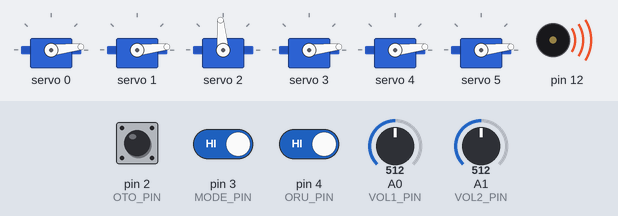
A sketch run on a simulated Arduino Uno, built with avr-gcc and run on an emulated ATmega328P. On the bench: 6 × servo, buzzer (waves = sounding). The test bench sets the inputs (shaded band); at power-on: pin 3 (MODE_PIN) HIGH, pin 4 (ORU_PIN) HIGH, pin 2 (OTO_PIN) HIGH, A0 (VOL1_PIN) = 512, A1 (VOL2_PIN) = 512. What the sketch prints to the serial monitor is not drawn.

Above: at 1.2 s.
1.3 s: pin 3 (MODE_PIN) driven LOW and pin 4 (ORU_PIN) driven LOW
At 3.5 s:
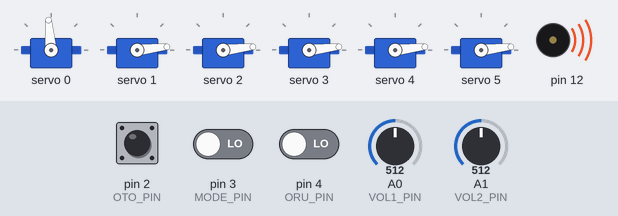
13.7 s: pin 3 (MODE_PIN) driven HIGH
At 20.0 s:
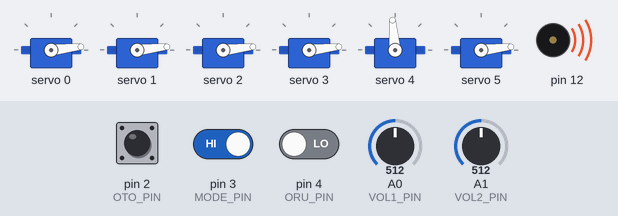
26.1 s: pin 4 (ORU_PIN) driven HIGH
38.5 s: pin 4 (ORU_PIN) driven LOW
50.9 s: pin 3 (MODE_PIN) driven LOW
At 65.3 s:
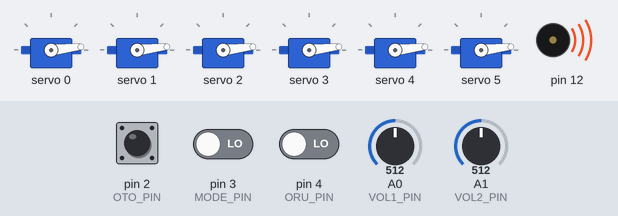
Timing chart, 0 to 65.9 s (numbered marks = the images above; inputs shaded):
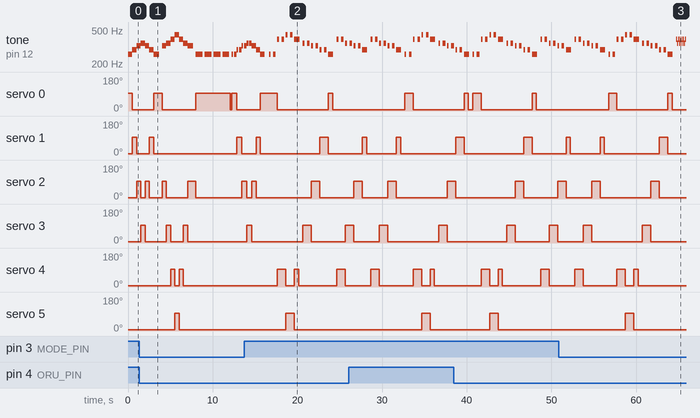

Measured:
- after the input at 13.7 s, servo 4: goes 95° 1.0 s, 6° 1.0 s, 95° 0.50 s, 6° 4.5 s, 95° 1.0 s, then 6°, starting after 4.0 s; servo 5: 6° → 95° after 5.0 s, → 6° 1.0 s later
- after the input at 50.9 s, servo 0: goes on until 64.3 s, then stays 6°
- by itself, servo 3: alternates 95° for 1.0 s and 6° for 6.0 s
- by itself, tone on pin 12: plays 329 Hz for 0.30 s, 293 Hz for 0.60 s, 392 Hz for 0.20 s, 392 Hz for 0.30 s, 349 Hz for 0.20 s, 349 Hz for 0.30 s … (34 notes in this stretch)

The sketch:

piano.ino
```cpp
#include <PCA9685.h>
#include<Wire.h>

PCA9685 pwm = PCA9685(0x40);

#define SERVOMIN 150
#define SERVOMAX 600

void servo_write(int ch,int ang)
{
  ang=map(ang,0,180,SERVOMIN,SERVOMAX);
  pwm.setPWM(ch,0,ang);
  return(0);
}

/*
int kaeru()//カエルの歌
{
  Serial.print("カエルの歌");
  int ORU_PIN=4;
  int kaeru_kirakira;
  int mode_val;
  const byte MODE_PIN=3;
  pinMode(MODE_PIN,INPUT_PULLUP);
  int song_val;
  const byte SONG_PIN=2;
  pinMode(SONG_PIN,INPUT_PULLUP);
  pinMode(ORU_PIN,INPUT_PULLUP);
  kaeru_kirakira=digitalRead(ORU_PIN);

  servo_write(0,90);tone(12,261);//ド
  delay(500);
  servo_write(0,0);
  servo_write(1,90);tone(12,293);//レ
  delay(500);
  servo_write(1,0);
  servo_write(2,90);tone(12,329);//ミ
  delay(500);
  servo_write(2,0);
  servo_write(3,90);tone(12,349);//ファ
  delay(500);
  servo_write(3,0);
  servo_write(2,90);tone(12,329);//ミ
  delay(500);
  servo_write(2,0);
  servo_write(1,90);tone(12,293);//レ
  delay(500);
  servo_write(1,0);
  servo_write(0,90);tone(12,261,700);//ド
  delay(1000);
  servo_write(0,0);

  mode_val=digitalRead(MODE_PIN);
  song_val=digitalRead(SONG_PIN);

 // if(song_val==0)
   //   kirakira();

  if(mode_val==0)
  {
    oniki();
    return 0;
  }

  servo_write(2,90);tone(12,329);//ミ
  delay(500);
  servo_write(2,0);
  servo_write(3,90);tone(12,349);//ファ
  delay(500);
  servo_write(3,0);
  servo_write(4,90);tone(12,392);//ソ
  delay(500);
  servo_write(4,0);
  servo_write(5,90);tone(12,440);//ラ
  delay(500);
  servo_write(5,0);
  servo_write(4,90);tone(12,392);//ソ
  delay(500);
  servo_write(4,0);
  servo_write(3,90);tone(12,349);//ファ
  delay(500);
  servo_write(3,0);
  servo_write(2,90);tone(12,329,700);//ミ
  delay(1000);
  servo_write(2,0);

  mode_val=digitalRead(MODE_PIN);
  song_val=digitalRead(SONG_PIN);

//  if(song_val==0)
  //    kirakira();

  if(mode_val==0)
  {
    oniki();
    return 0;
  }

  servo_write(0,90);tone(12,261,800);;//ド
  delay(900);
  //servo_write(0,0);
  delay(150);
  servo_write(0,90);tone(12,261,800);//ド
  delay(900);
  //servo_write(0,0);
  delay(150);
  servo_write(0,90);tone(12,261,800);//ド
  delay(900);
  //servo_write(0,0);
  delay(150);
  servo_write(0,90);tone(12,261,800);//ド
  delay(900);
  servo_write(0,0);
  delay(150);

  mode_val=digitalRead(MODE_PIN);
  song_val=digitalRead(SONG_PIN);

 // if(song_val==0)
    //  kirakira();

  if(mode_val==0)
  {
    oniki();
    return 0;
  }

  servo_write(0,90);tone(12,261,200);//ド
  delay(300);
  //servo_write(0,0);
  servo_write(0,90);tone(12,261,300);//ド
  delay(300);
  servo_write(0,0);
  servo_write(1,90);tone(12,293,200);;//レ
  delay(300);
  //servo_write(1,0);
  servo_write(1,90);tone(12,293,300);//レ
  delay(300);
  servo_write(1,0);
  servo_write(2,90);tone(12,329,200);//ミ
  delay(300);
  //servo_write(2,0);
  servo_write(2,90);tone(12,329,300);//ミ
  delay(300);
  servo_write(2,0);
  servo_write(3,90);tone(12,349,200);//ファ
  delay(300);
  //servo_write(3,0);
  servo_write(3,90);tone(12,349,300);//ファ
  delay(300);
  servo_write(3,0);
  servo_write(2,90);tone(12,329,500);//ミ
  delay(500);
  servo_write(2,0);
  servo_write(1,90);tone(12,293,500);//レ
  delay(500);
  servo_write(1,0);
  servo_write(0,90);tone(12,261,500);//ド
  delay(1000);
  servo_write(0,0);

  mode_val=digitalRead(MODE_PIN);
  song_val=digitalRead(SONG_PIN);

//  if(song_val==0)
  //    kirakira();

  if(mode_val==0)
  {
    oniki();
    return 0;
  }

}

int kirakira()//きらきら星
{
  Serial.print("きらきら");
  int ORU_PIN=4;
  int kaeru_kirakira;
  int mode_val;
  const byte MODE_PIN=3;
  pinMode(MODE_PIN,INPUT_PULLUP);
  int song_val;
  const byte SONG_PIN=2;
  pinMode(SONG_PIN,INPUT_PULLUP);
  pinMode(ORU_PIN,INPUT_PULLUP);
  kaeru_kirakira=digitalRead(ORU_PIN);

  servo_write(0,90);tone(12,261,200);//ド
  delay(500);
  //servo_write(0,0);
  servo_write(0,90);tone(12,261,300);//ド
  delay(500);
  servo_write(0,0);
  servo_write(4,90);tone(12,392,200);//ソ
  delay(500);
  //servo_write(4,0);
  servo_write(4,90);tone(12,392,300);//ソ
  delay(500);
  servo_write(4,0);
  servo_write(5,90);tone(12,440,200);//ラ
  delay(500);
  //servo_write(5,0);
   servo_write(5,90);tone(12,440,300);//ラ
  delay(500);
  servo_write(5,0);
  servo_write(4,90);tone(12,392,600);//ソ
  delay(500);
  servo_write(4,0);
  delay(500);

  mode_val=digitalRead(MODE_PIN);
  song_val=digitalRead(SONG_PIN);

//  if(song_val==1)
//      kaeru();

  if(mode_val==0)
  {
    oniki();
    return 0;
  }

  servo_write(3,90);tone(12,349,200);//ファ
  delay(500);
  //servo_write(3,0);
  servo_write(3,90);tone(12,349,300);//ファ
  delay(500);
  servo_write(3,0);
  servo_write(2,90);tone(12,329,200);//ミ
  delay(500);
  //servo_write(2,0);
  servo_write(2,90);tone(12,329,300);//ミ
  delay(500);
  servo_write(2,0);
  servo_write(1,90);tone(12,293,200);//レ
  delay(500);
  //servo_write(1,0);
  servo_write(1,90);tone(12,293,300);//レ
  delay(500);
  servo_write(1,0);
  servo_write(0,90);tone(12,261,600);//ド
  delay(500);
  servo_write(0,0);
  delay(500);

  mode_val=digitalRead(MODE_PIN);
  song_val=digitalRead(SONG_PIN);

 // if(song_val==1)
   //   kaeru();

  if(mode_val==0)
  {
    oniki();
    return 0;
  }

  servo_write(4,90);tone(12,392,200);//ソ
  delay(500);
  //servo_write(4,0);
  servo_write(4,90);tone(12,392,300);//ソ
  delay(500);
  servo_write(4,0);
  servo_write(3,90);tone(12,349,200);//ファ
  delay(500);
  //servo_write(3,0);
  servo_write(3,90);tone(12,349,300);//ファ
  delay(500);
  servo_write(3,0);
  servo_write(2,90);tone(12,329,200);//ミ
  delay(500);
  //servo_write(2,0);
  servo_write(2,90);tone(12,329,300);//ミ
  delay(500);
  servo_write(2,0);
  servo_write(1,90);tone(12,293,600);//レ
  delay(500);
  servo_write(1,0);
  delay(500);

  mode_val=digitalRead(MODE_PIN);
  song_val=digitalRead(SONG_PIN);

//  if(song_val==1)
  //    kaeru();

  if(mode_val==0)
  {
    oniki();
    return 0;
  }

  servo_write(4,90);tone(12,392,200);//ソ
  delay(500);
  //servo_write(4,0);
  servo_write(4,90);tone(12,392,300);//ソ
  delay(500);
  servo_write(4,0);
  servo_write(3,90);tone(12,349,200);//ファ
  delay(500);
  //servo_write(3,0);
  servo_write(3,90);tone(12,349,300);//ファ
  delay(500);
  servo_write(3,0);
  servo_write(2,90);tone(12,329,200);//ミ
  delay(500);
  //servo_write(2,0);
  servo_write(2,90);tone(12,329,300);//ミ
  delay(500);
  servo_write(2,0);
  servo_write(1,90);tone(12,293,600);//レ
  delay(500);
  servo_write(1,0);
  delay(500);

  mode_val=digitalRead(MODE_PIN);
  song_val=digitalRead(SONG_PIN);

//  if(song_val==1)
  //    kaeru();

  if(mode_val==0)
  {
    oniki();
    return 0;
  }

   servo_write(0,90);tone(12,261,200);//ド
  delay(500);
  //servo_write(0,0);
  servo_write(0,90);tone(12,261,300);//ド
  delay(500);
  servo_write(0,0);
  servo_write(4,90);tone(12,392,200);//ソ
  delay(500);
  //servo_write(4,0);
  servo_write(4,90);tone(12,392,300);//ソ
  delay(500);
  servo_write(4,0);
  servo_write(5,90);tone(12,440,200);//ラ
  delay(500);
  //servo_write(5,0);
   servo_write(5,90);tone(12,440,300);//ラ
  delay(500);
  servo_write(5,0);
  servo_write(4,90);tone(12,392,600);//ソ
  delay(500);
  servo_write(4,0);
  delay(500);

  mode_val=digitalRead(MODE_PIN);
  song_val=digitalRead(SONG_PIN);

//  if(song_val==1)
  //    kaeru();

  if(mode_val==0)
  {
    oniki();
    return 0;
  }

  servo_write(3,90);tone(12,349,200);//ファ
  delay(500);
  //servo_write(3,0);
  servo_write(3,90);tone(12,349,300);//ファ
  delay(500);
  servo_write(3,0);
  servo_write(2,90);tone(12,329,200);//ミ
  delay(500);
  //servo_write(2,0);
  servo_write(2,90);tone(12,329,300);//ミ
  delay(500);
  servo_write(2,0);
  servo_write(1,90);tone(12,293,200);//レ
  delay(500);
  //servo_write(1,0);
  servo_write(1,90);tone(12,293,300);//レ
  delay(500);
  servo_write(1,0);
  servo_write(0,90);tone(12,261,600);//ド
  delay(500);
  servo_write(0,0);
  delay(500);

  mode_val=digitalRead(MODE_PIN);
  song_val=digitalRead(SONG_PIN);

 // if(song_val==1)
   //   kaeru();

  if(mode_val==0)
  {
    oniki();
    return 0;
  }

}
*/

int oniki(){
  Serial.println("piano");
  int OTO_PIN=2;
  int low_high;
  pinMode(OTO_PIN,INPUT_PULLUP);
  low_high=digitalRead(OTO_PIN);

  Serial.println(low_high);
  if(low_high==1){
    Serial.println("high");
    int value1;
    float volt1;
    int value2;
    float volt2;
    const int VOL1_PIN = A0;
    const int VOL2_PIN = A1;
    #define BEATTIME 250

    value1 = analogRead( VOL1_PIN );
    volt1 = value1 * 5.0 / 1023.0;

    value2 = analogRead( VOL2_PIN );
    volt2 = value2 * 5.0 / 1023.0;

    Serial.print( "Value1: " );
    Serial.print( value1 );
    Serial.print( "  Volt1: " );
    Serial.println( volt1 );

   Serial.print( "Value2: " );
    Serial.print( value2 );
    Serial.print( "  Volt2: " );
    Serial.println( volt2 );

    if(volt1<0.5){
    tone(12,523,BEATTIME);//ソ
      delay(100);
      }
    else{
      if(volt1<1){
        tone(12,493,BEATTIME);//ラ
        delay(100);
      }
      else{
        if(volt1<2){
          tone(12,440,BEATTIME);//シ
          delay(100);
        }
        else{
          if(volt1<2.8){
             tone(12,391,BEATTIME);//ド
             delay(100);
          }
          else{
            delay(100);
          }
        }
      }
    }
      if(volt2<0.5){
    tone(12,261,BEATTIME);//ド
      delay(100);
      }

    else{
      if(volt2<1){
        tone(12,293,BEATTIME);//レ
        delay(100);
      }
      else{
        if(volt2<2){
          tone(12,329,BEATTIME);//ミ
          delay(100);
        }
        else{
          if(volt2<2.8){
             tone(12,349,BEATTIME);//ファ
             delay(100);
          }
          else{
            delay(100);
          }
        }
      }
    }
  }
  if(low_high==0){
    Serial.println("low");
    int value1;
    float volt1;
    int value2;
    float volt2;
    const int VOL1_PIN = A0;
    const int VOL2_PIN = A1;
    #define BEATTIME 250


    value1 = analogRead( VOL1_PIN );
    volt1 = value1 * 5.0 / 1023.0;

    value2 = analogRead( VOL2_PIN );
    volt2 = value2 * 5.0 / 1023.0;

    Serial.print( "Value1: " );
    Serial.print( value1 );
    Serial.print( "  Volt1: " );
    Serial.println( volt1 );

   Serial.print( "Value2: " );
    Serial.print( value2 );
    Serial.print( "  Volt2: " );
    Serial.println( volt2 );

    if(volt1<0.5){
    tone(12,1046,BEATTIME);//ソ
      delay(100);
      }
    else{
      if(volt1<1){
        tone(12,987,BEATTIME);//ラ
        delay(100);
      }
      else{
        if(volt1<2){
          tone(12,880,BEATTIME);//シ
          delay(100);
        }
        else{
          if(volt1<2.8){
             tone(12,783,BEATTIME);//ド
             delay(100);
          }
          else{
            delay(100);
          }
        }
      }
    }
      if(volt2<0.5){
    tone(12,523,BEATTIME);//ド
      delay(100);
      }

    else{
      if(volt2<1){
        tone(12,587,BEATTIME);//レ
        delay(100);
      }
      else{
        if(volt2<2){
          tone(12,659,BEATTIME);//ミ
          delay(100);
        }
        else{
          if(volt2<2.8){
             tone(12,698,BEATTIME);//ファ
             delay(100);
          }
          else{
            delay(100);
          }
        }
      }
    }
  }
  return(0);
}


int oru(){
  Serial.println("oru");
  int ORU_PIN=4;
  int kaeru_kirakira;
  int mode_val;
  const byte MODE_PIN=3;
  pinMode(MODE_PIN,INPUT_PULLUP);
  int song_val;
  const byte SONG_PIN=2;
  pinMode(SONG_PIN,INPUT_PULLUP);
  pinMode(ORU_PIN,INPUT_PULLUP);
  kaeru_kirakira=digitalRead(ORU_PIN);

  if(kaeru_kirakira==1){
    Serial.print("カエルの歌");

  servo_write(0,90);tone(12,261);//ド
  delay(500);
  servo_write(0,0);
  servo_write(1,90);tone(12,293);//レ
  delay(500);
  servo_write(1,0);
  servo_write(2,90);tone(12,329);//ミ
  delay(500);
  servo_write(2,0);
  servo_write(3,90);tone(12,349);//ファ
  delay(500);
  servo_write(3,0);
  servo_write(2,90);tone(12,329);//ミ
  delay(500);
  servo_write(2,0);
  servo_write(1,90);tone(12,293);//レ
  delay(500);
  servo_write(1,0);
  servo_write(0,90);tone(12,261,700);//ド
  delay(1000);
  servo_write(0,0);
  /*
  mode_val=digitalRead(MODE_PIN);
  song_val=digitalRead(SONG_PIN);

 // if(song_val==0)
   //   kirakira();

  if(mode_val==0)
  {
    oniki();
    return 0;
  }
  */
  servo_write(2,90);tone(12,329);//ミ
  delay(500);
  servo_write(2,0);
  servo_write(3,90);tone(12,349);//ファ
  delay(500);
  servo_write(3,0);
  servo_write(4,90);tone(12,392);//ソ
  delay(500);
  servo_write(4,0);
  servo_write(5,90);tone(12,440);//ラ
  delay(500);
  servo_write(5,0);
  servo_write(4,90);tone(12,392);//ソ
  delay(500);
  servo_write(4,0);
  servo_write(3,90);tone(12,349);//ファ
  delay(500);
  servo_write(3,0);
  servo_write(2,90);tone(12,329,700);//ミ
  delay(1000);
  servo_write(2,0);
  /*
  mode_val=digitalRead(MODE_PIN);
  song_val=digitalRead(SONG_PIN);

 // if(song_val==0)
   //   kirakira();

  if(mode_val==0)
  {
    oniki();
    return 0;
  }
  */
  servo_write(0,90);tone(12,261,800);;//ド
  delay(900);
  //servo_write(0,0);
  delay(150);
  servo_write(0,90);tone(12,261,800);//ド
  delay(900);
  //servo_write(0,0);
  delay(150);
  servo_write(0,90);tone(12,261,800);//ド
  delay(900);
  //servo_write(0,0);
  delay(150);
  servo_write(0,90);tone(12,261,800);//ド
  delay(900);
  servo_write(0,0);
  delay(150);
  /*
  mode_val=digitalRead(MODE_PIN);
  song_val=digitalRead(SONG_PIN);

 // if(song_val==0)
   //   kirakira();

  if(mode_val==0)
  {
    oniki();
    return 0;
  }
  */
  servo_write(0,90);tone(12,261,200);//ド
  delay(300);
  //servo_write(0,0);
  servo_write(0,90);tone(12,261,300);//ド
  delay(300);
  servo_write(0,0);
  servo_write(1,90);tone(12,293,200);;//レ
  delay(300);
  //servo_write(1,0);
  servo_write(1,90);tone(12,293,300);//レ
  delay(300);
  servo_write(1,0);
  servo_write(2,90);tone(12,329,200);//ミ
  delay(300);
  //servo_write(2,0);
  servo_write(2,90);tone(12,329,300);//ミ
  delay(300);
  servo_write(2,0);
  servo_write(3,90);tone(12,349,200);//ファ
  delay(300);
  //servo_write(3,0);
  servo_write(3,90);tone(12,349,300);//ファ
  delay(300);
  servo_write(3,0);
  servo_write(2,90);tone(12,329,500);//ミ
  delay(500);
  servo_write(2,0);
  servo_write(1,90);tone(12,293,500);//レ
  delay(500);
  servo_write(1,0);
  servo_write(0,90);tone(12,261,500);//ド
  delay(1000);
  servo_write(0,0);
  /*
  mode_val=digitalRead(MODE_PIN);
  song_val=digitalRead(SONG_PIN);

//  if(song_val==0)
  //    kirakira();

  if(mode_val==0)
  {
    oniki();
    return 0;
  }
  */
 }
  if(kaeru_kirakira==0){
    Serial.print("きらきら");

  servo_write(0,90);tone(12,261,200);//ド
  delay(500);
  //servo_write(0,0);
  servo_write(0,90);tone(12,261,300);//ド
  delay(500);
  servo_write(0,0);
  servo_write(4,90);tone(12,392,200);//ソ
  delay(500);
  //servo_write(4,0);
  servo_write(4,90);tone(12,392,300);//ソ
  delay(500);
  servo_write(4,0);
  servo_write(5,90);tone(12,440,200);//ラ
  delay(500);
  //servo_write(5,0);
   servo_write(5,90);tone(12,440,300);//ラ
  delay(500);
  servo_write(5,0);
  servo_write(4,90);tone(12,392,600);//ソ
  delay(500);
  servo_write(4,0);
  delay(500);
/*
  mode_val=digitalRead(MODE_PIN);
  song_val=digitalRead(SONG_PIN);

//  if(song_val==1)
  //    kaeru();

  if(mode_val==0)
  {
    oniki();
    return 0;
  }
*/
  servo_write(3,90);tone(12,349,200);//ファ
  delay(500);
  //servo_write(3,0);
  servo_write(3,90);tone(12,349,300);//ファ
  delay(500);
  servo_write(3,0);
  servo_write(2,90);tone(12,329,200);//ミ
  delay(500);
  //servo_write(2,0);
  servo_write(2,90);tone(12,329,300);//ミ
  delay(500);
  servo_write(2,0);
  servo_write(1,90);tone(12,293,200);//レ
  delay(500);
  //servo_write(1,0);
  servo_write(1,90);tone(12,293,300);//レ
  delay(500);
  servo_write(1,0);
  servo_write(0,90);tone(12,261,600);//ド
  delay(500);
  servo_write(0,0);
  delay(500);
  /*
  mode_val=digitalRead(MODE_PIN);
  song_val=digitalRead(SONG_PIN);

//  if(song_val==1)
  //    kaeru();

  if(mode_val==0)
  {
    oniki();
    return 0;
  }
  */
  servo_write(4,90);tone(12,392,200);//ソ
  delay(500);
  //servo_write(4,0);
  servo_write(4,90);tone(12,392,300);//ソ
  delay(500);
  servo_write(4,0);
  servo_write(3,90);tone(12,349,200);//ファ
  delay(500);
  //servo_write(3,0);
  servo_write(3,90);tone(12,349,300);//ファ
  delay(500);
  servo_write(3,0);
  servo_write(2,90);tone(12,329,200);//ミ
  delay(500);
  //servo_write(2,0);
  servo_write(2,90);tone(12,329,300);//ミ
  delay(500);
  servo_write(2,0);
  servo_write(1,90);tone(12,293,600);//レ
  delay(500);
  servo_write(1,0);
  delay(500);
  /*
  mode_val=digitalRead(MODE_PIN);
  song_val=digitalRead(SONG_PIN);

//  if(song_val==1)
  //    kaeru();

  if(mode_val==0)
  {
    oniki();
    return 0;
  }
*/
  servo_write(4,90);tone(12,392,200);//ソ
  delay(500);
  //servo_write(4,0);
  servo_write(4,90);tone(12,392,300);//ソ
  delay(500);
  servo_write(4,0);
  servo_write(3,90);tone(12,349,200);//ファ
  delay(500);
  //servo_write(3,0);
  servo_write(3,90);tone(12,349,300);//ファ
  delay(500);
  servo_write(3,0);
  servo_write(2,90);tone(12,329,200);//ミ
  delay(500);
  //servo_write(2,0);
  servo_write(2,90);tone(12,329,300);//ミ
  delay(500);
  servo_write(2,0);
  servo_write(1,90);tone(12,293,600);//レ
  delay(500);
  servo_write(1,0);
  delay(500);
  /*
  mode_val=digitalRead(MODE_PIN);
  song_val=digitalRead(SONG_PIN);

//  if(song_val==1)
  //    kaeru();

  if(mode_val==0)
  {
    oniki();
    return 0;
  }
*/
   servo_write(0,90);tone(12,261,200);//ド
  delay(500);
  //servo_write(0,0);
  servo_write(0,90);tone(12,261,300);//ド
  delay(500);
  servo_write(0,0);
  servo_write(4,90);tone(12,392,200);//ソ
  delay(500);
  //servo_write(4,0);
  servo_write(4,90);tone(12,392,300);//ソ
  delay(500);
  servo_write(4,0);
  servo_write(5,90);tone(12,440,200);//ラ
  delay(500);
  //servo_write(5,0);
   servo_write(5,90);tone(12,440,300);//ラ
  delay(500);
  servo_write(5,0);
  servo_write(4,90);tone(12,392,600);//ソ
  delay(500);
  servo_write(4,0);
  delay(500);
  /*
  mode_val=digitalRead(MODE_PIN);
  song_val=digitalRead(SONG_PIN);

 // if(song_val==1)
   //   kaeru();

  if(mode_val==0)
  {
    oniki();
    return 0;
  }
  */
  servo_write(3,90);tone(12,349,200);//ファ
  delay(500);
  //servo_write(3,0);
  servo_write(3,90);tone(12,349,300);//ファ
  delay(500);
  servo_write(3,0);
  servo_write(2,90);tone(12,329,200);//ミ
  delay(500);
  //servo_write(2,0);
  servo_write(2,90);tone(12,329,300);//ミ
  delay(500);
  servo_write(2,0);
  servo_write(1,90);tone(12,293,200);//レ
  delay(500);
  //servo_write(1,0);
  servo_write(1,90);tone(12,293,300);//レ
  delay(500);
  servo_write(1,0);
  servo_write(0,90);tone(12,261,600);//ド
  delay(500);
  servo_write(0,0);
  delay(500);
  /*
  mode_val=digitalRead(MODE_PIN);
  song_val=digitalRead(SONG_PIN);

//  if(song_val==1)
  //    kaeru();

  if(mode_val==0)
  {
    oniki();
    return 0;
  }
  */
  }

  return(0);

}


void setup()
{
  pwm.begin();
  pwm.setPWMFreq(60);
  Serial.begin( 115200 );
}

void loop(){
  int mode_val;
  const byte MODE_PIN=3;

  pinMode(MODE_PIN,INPUT_PULLUP);
  mode_val=digitalRead(MODE_PIN);

  servo_write(0,0);
  servo_write(1,0);
  servo_write(2,0);
  servo_write(3,0);
  servo_write(4,0);
  servo_write(5,0);

  if(mode_val==1){
    Serial.println("oru");
    oru();
  }
  if(mode_val==0){
    Serial.println("oniki");
    oniki();
  }
  return(0);
}
```
